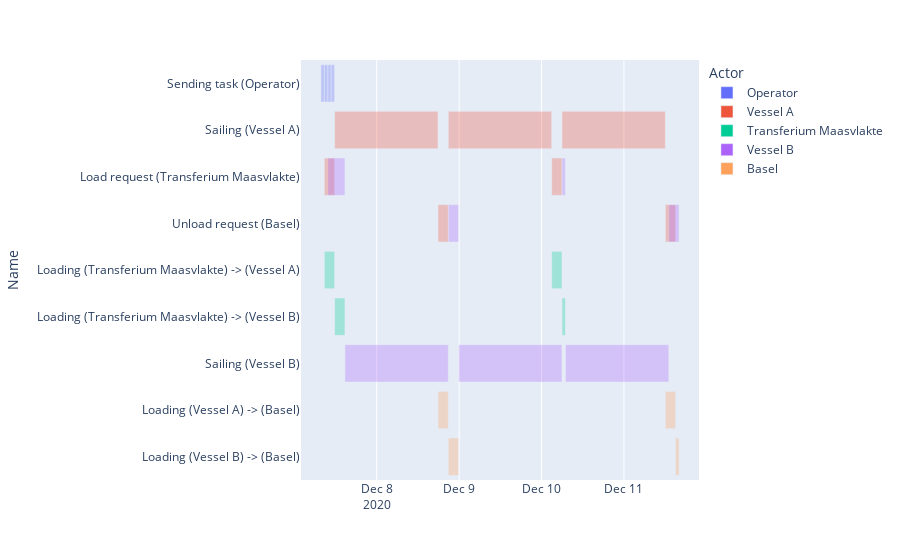

Here is the notebook cell this chart was saved with:
### Code cell
import plotly.express as px
import pandas as pd


fig = px.timeline(gantt_df, x_start="Start", x_end="Stop", y="Name", color="Actor", opacity=0.3)
fig.update_yaxes(autorange="reversed")
fig.show()

### Figure 1 — Plotly figure (JSON) as saved in the notebook; plotly's stock layout.template omitted (floating-point values rounded to 4 significant figures)
{"data": [{"alignmentgroup": "True", "base": ["2020-12-07T07:44:11.389101", "2020-12-07T08:44:11.389101", "2020-12-07T09:44:11.389101", "2020-12-07T10:44:11.389101"], "hovertemplate": "Actor=Operator<br>Start=%{base}<br>Stop=%{x}<br>Name=%{y}<extra></extra>", "legendgroup": "Operator", "marker": {"color": "#636efa", "opacity": 0.3}, "name": "Operator", "offsetgroup": "Operator", "orientation": "h", "showlegend": true, "textposition": "auto", "type": "bar", "x": [3600000, 3600000, 3600000, 3600000], "xaxis": "x", "y": ["Sending task (Operator)", "Sending task (Operator)", "Sending task (Operator)", "Sending task (Operator)"], "yaxis": "y"}, {"alignmentgroup": "True", "base": ["2020-12-07T08:44:11.389101", "2020-12-07T08:44:11.389101", "2020-12-07T11:44:11.389101", "2020-12-08T17:50:44.888752", "2020-12-08T20:50:44.888752", "2020-12-10T02:57:17.999594", "2020-12-10T05:57:17.999594", "2020-12-11T12:03:51.499245"], "hovertemplate": "Actor=Vessel A<br>Start=%{base}<br>Stop=%{x}<br>Name=%{y}<extra></extra>", "legendgroup": "Vessel A", "marker": {"color": "#EF553B", "opacity": 0.3}, "name": "Vessel A", "offsetgroup": "Vessel A", "orientation": "h", "showlegend": true, "textposition": "auto", "type": "bar", "x": [0, 10800000, 108393499, 10800000, 108393110, 10800000, 108393499, 10800000], "xaxis": "x", "y": ["Sailing (Vessel A)", "Load request (Transferium Maasvlakte)", "Sailing (Vessel A)", "Unload request (Basel)", "Sailing (Vessel A)", "Load request (Transferium Maasvlakte)", "Sailing (Vessel A)", "Unload request (Basel)"], "yaxis": "y"}, {"alignmentgroup": "True", "base": ["2020-12-07T08:44:11.389101", "2020-12-07T11:44:11.389101", "2020-12-10T02:57:17.999594", "2020-12-10T05:57:17.999594"], "hovertemplate": "Actor=Transferium Maasvlakte<br>Start=%{base}<br>Stop=%{x}<br>Name=%{y}<extra></extra>", "legendgroup": "Transferium Maasvlakte", "marker": {"color": "#00cc96", "opacity": 0.3}, "name": "Transferium Maasvlakte", "offsetgroup": "Transferium Maasvlakte", "orientation": "h", "showlegend": true, "textposition": "auto", "type": "bar", "x": [10800000, 10800000, 10800000, 3600000], "xaxis": "x", "y": ["Loading (Transferium Maasvlakte) -> (Vessel A)", "Loading (Transferium Maasvlakte) -> (Vessel B)", "Loading (Transferium Maasvlakte) -> (Vessel A)", "Loading (Transferium Maasvlakte) -> (Vessel B)"], "yaxis": "y"}, {"alignmentgroup": "True", "base": ["2020-12-07T09:44:11.389101", "2020-12-07T09:44:11.389101", "2020-12-07T14:44:11.389101", "2020-12-08T20:50:44.888752", "2020-12-08T23:50:44.888752", "2020-12-10T05:57:17.999594", "2020-12-10T06:57:17.999594", "2020-12-11T13:03:51.499245"], "hovertemplate": "Actor=Vessel B<br>Start=%{base}<br>Stop=%{x}<br>Name=%{y}<extra></extra>", "legendgroup": "Vessel B", "marker": {"color": "#ab63fa", "opacity": 0.3}, "name": "Vessel B", "offsetgroup": "Vessel B", "orientation": "h", "showlegend": true, "textposition": "auto", "type": "bar", "x": [0, 18000000, 108393499, 10800000, 108393110, 3600000, 108393499, 10800000], "xaxis": "x", "y": ["Sailing (Vessel B)", "Load request (Transferium Maasvlakte)", "Sailing (Vessel B)", "Unload request (Basel)", "Sailing (Vessel B)", "Load request (Transferium Maasvlakte)", "Sailing (Vessel B)", "Unload request (Basel)"], "yaxis": "y"}, {"alignmentgroup": "True", "base": ["2020-12-08T17:50:44.888752", "2020-12-08T20:50:44.888752", "2020-12-11T12:03:51.499245", "2020-12-11T15:03:51.499245"], "hovertemplate": "Actor=Basel<br>Start=%{base}<br>Stop=%{x}<br>Name=%{y}<extra></extra>", "legendgroup": "Basel", "marker": {"color": "#FFA15A", "opacity": 0.3}, "name": "Basel", "offsetgroup": "Basel", "orientation": "h", "showlegend": true, "textposition": "auto", "type": "bar", "x": [10800000, 10800000, 10800000, 3600000], "xaxis": "x", "y": ["Loading (Vessel A) -> (Basel)", "Loading (Vessel B) -> (Basel)", "Loading (Vessel A) -> (Basel)", "Loading (Vessel B) -> (Basel)"], "yaxis": "y"}], "layout": {"barmode": "overlay", "legend": {"title": {"text": "Actor"}, "tracegroupgap": 0}, "margin": {"t": 60}, "xaxis": {"anchor": "y", "domain": [0, 1], "type": "date"}, "yaxis": {"anchor": "x", "autorange": "reversed", "domain": [0, 1], "title": {"text": "Name"}}}}
